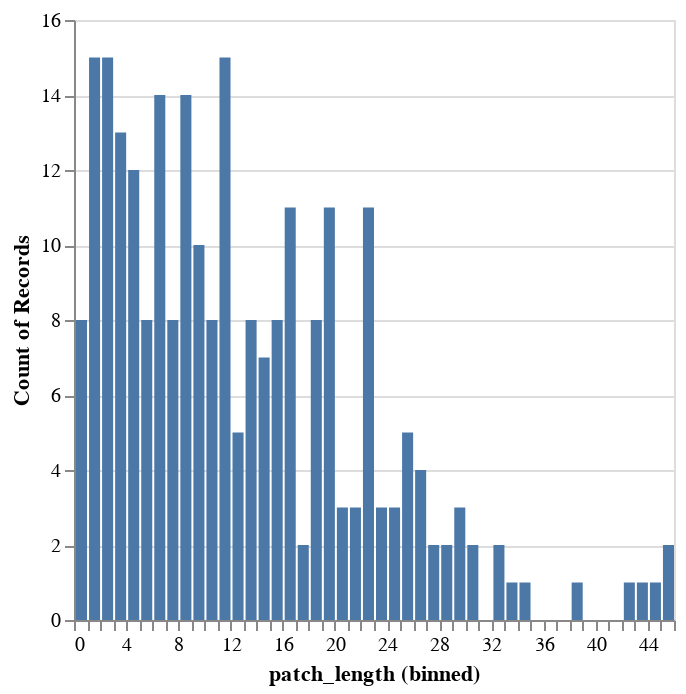

Notebook source saved alongside this figure:
### Code cell
alt.Chart(
    src
).mark_bar().encode(
    alt.X('patch_length:Q').bin(step=1),
    alt.Y('count():Q')
)

### Figure 1 — Vega-Lite specification as saved in the notebook (floating-point values rounded to 4 significant figures; data arrays with more than 128 entries replaced by an {"elided": "..."} marker saying what was removed)
{"config": {"view": {"continuousWidth": 300, "continuousHeight": 300}}, "data": {"name": "data-e626e45e3ba20d47bf5f02848ea92293"}, "mark": {"type": "bar"}, "encoding": {"x": {"bin": {"step": 1}, "field": "patch_length", "type": "quantitative"}, "y": {"aggregate": "count", "type": "quantitative"}}, "$schema": "https://vega.github.io/schema/vega-lite/v5.20.1.json", "datasets": {"data-e626e45e3ba20d47bf5f02848ea92293": {"elided": "255 records"}}}
